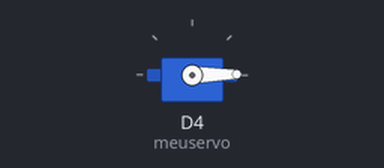
A sketch run on a simulated ESP8266 (NodeMCU). On the bench: servo.

Above: at 0.05 s.
At 3.0 s:
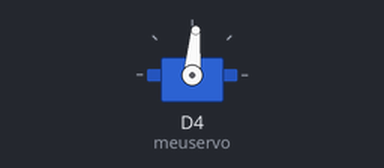
At 6.0 s:
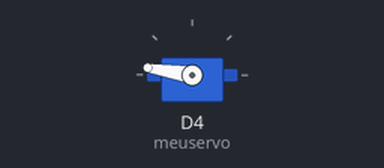
At 11.95 s:
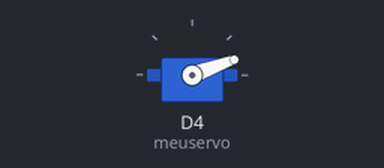
Timing chart, 0 to 16.5 s (numbered marks = the images above):
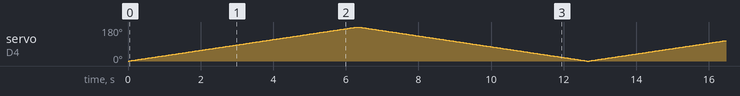

The sketch:

nodemcu-servo-motor.ino
```cpp
#include <Servo.h>  //biblioteca necessaria para usar o servo motor

Servo meuservo;  // objeto necessario que faz o controle do servo motor

int pos = 0;    // variável que armazena a posição do servo motor

void setup() {
  meuservo.attach(D4);  // passa o pino do servo motor para o objeto que controla o servo motor
}

void loop() {
  for (pos = 0; pos <= 180; pos += 1) { // movimento de 0 a 180º
    meuservo.write(pos);                // escreve posicao em meuservo
    delay(35);                          // aguarda 35ms
  }
  for (pos = 180; pos >= 0; pos -= 1) { // movimento de 180º a 0
    meuservo.write(pos);                // escreve posicao em meuservo
    delay(35);                          // aguarda 35ms
  }
}
```
